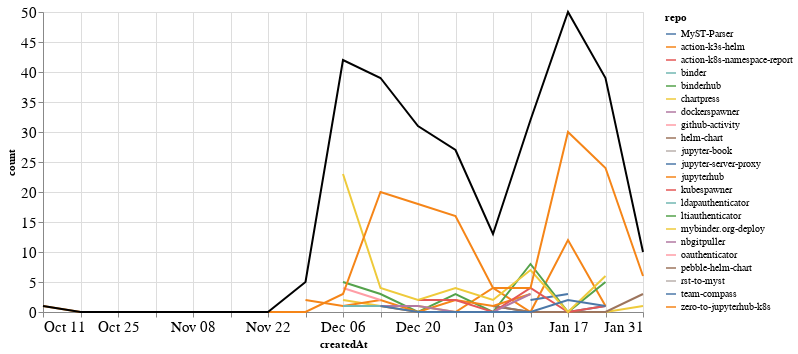

Here is the notebook cell this chart was saved with:
### Markdown cell above
### Comments

### Code cell
comments_time = comments.groupby('repo').resample('W', on='createdAt').count()['author'].reset_index()
comments_time = comments_time.rename(columns={'author': 'count'})
comments_time_total = comments_time.groupby('createdAt').agg({"count": "sum"}).reset_index()
ch1 = alt.Chart(comments_time, width=600).mark_line().encode(
    x='createdAt',
    y='count',
    color='repo',
    tooltip="repo"
)

ch2 = alt.Chart(comments_time_total, width=600).mark_line(color="black").encode(
    x='createdAt',
    y='count',
)

ch1 + ch2

### Figure 1 — Vega-Lite specification as saved in the notebook (floating-point values rounded to 4 significant figures)
{"config": {"axisLeft": {"labelFontSize": 15}, "axisBottom": {"labelFontSize": 15}}, "layer": [{"data": {"name": "data-d0ae50c225280e7e8d86094c98a21b3b"}, "mark": "line", "encoding": {"color": {"type": "nominal", "field": "repo"}, "tooltip": {"type": "nominal", "field": "repo"}, "x": {"type": "temporal", "field": "createdAt"}, "y": {"type": "quantitative", "field": "count"}}, "width": 600}, {"data": {"name": "data-a93921e946dc41a880d643e34010775a"}, "mark": {"type": "line", "color": "black"}, "encoding": {"x": {"type": "temporal", "field": "createdAt"}, "y": {"type": "quantitative", "field": "count"}}, "width": 600}], "$schema": "https://vega.github.io/schema/vega-lite/v4.8.1.json", "datasets": {"data-d0ae50c225280e7e8d86094c98a21b3b": [{"repo": "MyST-Parser", "createdAt": "2021-01-03T00:00:00", "count": 1}, {"repo": "MyST-Parser", "createdAt": "2021-01-10T00:00:00", "count": 0}, {"repo": "MyST-Parser", "createdAt": "2021-01-17T00:00:00", "count": 0}, {"repo": "MyST-Parser", "createdAt": "2021-01-24T00:00:00", "count": 1}, {"repo": "action-k3s-helm", "createdAt": "2020-12-13T00:00:00", "count": 1}, {"repo": "action-k3s-helm", "createdAt": "2020-12-20T00:00:00", "count": 0}, {"repo": "action-k3s-helm", "createdAt": "2020-12-27T00:00:00", "count": 0}, {"repo": "action-k3s-helm", "createdAt": "2021-01-03T00:00:00", "count": 4}, {"repo": "action-k3s-helm", "createdAt": "2021-01-10T00:00:00", "count": 0}, {"repo": "action-k3s-helm", "createdAt": "2021-01-17T00:00:00", "count": 12}, {"repo": "action-k3s-helm", "createdAt": "2021-01-24T00:00:00", "count": 1}, {"repo": "action-k8s-namespace-report", "createdAt": "2021-01-17T00:00:00", "count": 3}, {"repo": "binder", "createdAt": "2020-11-29T00:00:00", "count": 3}, {"repo": "binderhub", "createdAt": "2020-12-06T00:00:00", "count": 5}, {"repo": "binderhub", "createdAt": "2020-12-13T00:00:00", "count": 3}, {"repo": "binderhub", "createdAt": "2020-12-20T00:00:00", "count": 0}, {"repo": "binderhub", "createdAt": "2020-12-27T00:00:00", "count": 3}, {"repo": "binderhub", "createdAt": "2021-01-03T00:00:00", "count": 0}, {"repo": "binderhub", "createdAt": "2021-01-10T00:00:00", "count": 8}, {"repo": "binderhub", "createdAt": "2021-01-17T00:00:00", "count": 0}, {"repo": "binderhub", "createdAt": "2021-01-24T00:00:00", "count": 5}, {"repo": "chartpress", "createdAt": "2020-12-06T00:00:00", "count": 2}, {"repo": "chartpress", "createdAt": "2020-12-13T00:00:00", "count": 1}, {"repo": "chartpress", "createdAt": "2020-12-20T00:00:00", "count": 1}, {"repo": "chartpress", "createdAt": "2020-12-27T00:00:00", "count": 0}, {"repo": "chartpress", "createdAt": "2021-01-03T00:00:00", "count": 0}, {"repo": "chartpress", "createdAt": "2021-01-10T00:00:00", "count": 0}, {"repo": "chartpress", "createdAt": "2021-01-17T00:00:00", "count": 0}, {"repo": "chartpress", "createdAt": "2021-01-24T00:00:00", "count": 0}, {"repo": "chartpress", "createdAt": "2021-01-31T00:00:00", "count": 1}, {"repo": "dockerspawner", "createdAt": "2020-12-20T00:00:00", "count": 7}, {"repo": "github-activity", "createdAt": "2020-12-13T00:00:00", "count": 1}, {"repo": "helm-chart", "createdAt": "2021-01-03T00:00:00", "count": 1}, {"repo": "helm-chart", "createdAt": "2021-01-10T00:00:00", "count": 0}, {"repo": "helm-chart", "createdAt": "2021-01-17T00:00:00", "count": 0}, {"repo": "helm-chart", "createdAt": "2021-01-24T00:00:00", "count": 0}, {"repo": "helm-chart", "createdAt": "2021-01-31T00:00:00", "count": 3}, {"repo": "jupyter-book", "createdAt": "2020-12-13T00:00:00", "count": 1}, {"repo": "jupyter-server-proxy", "createdAt": "2021-01-10T00:00:00", "count": 2}, {"repo": "jupyter-server-proxy", "createdAt": "2021-01-17T00:00:00", "count": 3}, {"repo": "jupyterhub", "createdAt": "2020-11-29T00:00:00", "count": 2}, {"repo": "jupyterhub", "createdAt": "2020-12-06T00:00:00", "count": 1}, {"repo": "jupyterhub", "createdAt": "2020-12-13T00:00:00", "count": 2}, {"repo": "jupyterhub", "createdAt": "2020-12-20T00:00:00", "count": 0}, {"repo": "jupyterhub", "createdAt": "2020-12-27T00:00:00", "count": 2}, {"repo": "jupyterhub", "createdAt": "2021-01-03T00:00:00", "count": 1}, {"repo": "jupyterhub", "createdAt": "2021-01-10T00:00:00", "count": 3}, {"repo": "kubespawner", "createdAt": "2020-12-20T00:00:00", "count": 2}, {"repo": "kubespawner", "createdAt": "2020-12-27T00:00:00", "count": 2}, {"repo": "kubespawner", "createdAt": "2021-01-03T00:00:00", "count": 0}, {"repo": "kubespawner", "createdAt": "2021-01-10T00:00:00", "count": 4}, {"repo": "kubespawner", "createdAt": "2021-01-17T00:00:00", "count": 0}, {"repo": "kubespawner", "createdAt": "2021-01-24T00:00:00", "count": 1}, {"repo": "ldapauthenticator", "createdAt": "2020-12-06T00:00:00", "count": 1}, {"repo": "ldapauthenticator", "createdAt": "2020-12-13T00:00:00", "count": 1}, {"repo": "ltiauthenticator", "createdAt": "2020-12-06T00:00:00", "count": 3}, {"repo": "mybinder.org-deploy", "createdAt": "2020-12-06T00:00:00", "count": 23}, {"repo": "mybinder.org-deploy", "createdAt": "2020-12-13T00:00:00", "count": 4}, {"repo": "mybinder.org-deploy", "createdAt": "2020-12-20T00:00:00", "count": 2}, {"repo": "mybinder.org-deploy", "createdAt": "2020-12-27T00:00:00", "count": 4}, {"repo": "mybinder.org-deploy", "createdAt": "2021-01-03T00:00:00", "count": 2}, {"repo": "mybinder.org-deploy", "createdAt": "2021-01-10T00:00:00", "count": 7}, {"repo": "mybinder.org-deploy", "createdAt": "2021-01-17T00:00:00", "count": 0}, {"repo": "mybinder.org-deploy", "createdAt": "2021-01-24T00:00:00", "count": 6}, {"repo": "nbgitpuller", "createdAt": "2020-12-13T00:00:00", "count": 1}, {"repo": "nbgitpuller", "createdAt": "2020-12-20T00:00:00", "count": 1}, {"repo": "nbgitpuller", "createdAt": "2020-12-27T00:00:00", "count": 0}, {"repo": "nbgitpuller", "createdAt": "2021-01-03T00:00:00", "count": 0}, {"repo": "nbgitpuller", "createdAt": "2021-01-10T00:00:00", "count": 3}, {"repo": "oauthenticator", "createdAt": "2020-12-06T00:00:00", "count": 4}, {"repo": "oauthenticator", "createdAt": "2020-12-13T00:00:00", "count": 2}, {"repo": "pebble-helm-chart", "createdAt": "2020-12-13T00:00:00", "count": 1}, {"repo": "rst-to-myst", "createdAt": "2021-01-10T00:00:00", "count": 1}, {"repo": "team-compass", "createdAt": "2020-12-13T00:00:00", "count": 1}, {"repo": "team-compass", "createdAt": "2020-12-20T00:00:00", "count": 0}, {"repo": "team-compass", "createdAt": "2020-12-27T00:00:00", "count": 0}, {"repo": "team-compass", "createdAt": "2021-01-03T00:00:00", "count": 0}, {"repo": "team-compass", "createdAt": "2021-01-10T00:00:00", "count": 0}, {"repo": "team-compass", "createdAt": "2021-01-17T00:00:00", "count": 2}, {"repo": "team-compass", "createdAt": "2021-01-24T00:00:00", "count": 1}, {"repo": "zero-to-jupyterhub-k8s", "createdAt": "2020-10-11T00:00:00", "count": 1}, {"repo": "zero-to-jupyterhub-k8s", "createdAt": "2020-10-18T00:00:00", "count": 0}, {"repo": "zero-to-jupyterhub-k8s", "createdAt": "2020-10-25T00:00:00", "count": 0}, {"repo": "zero-to-jupyterhub-k8s", "createdAt": "2020-11-01T00:00:00", "count": 0}, {"repo": "zero-to-jupyterhub-k8s", "createdAt": "2020-11-08T00:00:00", "count": 0}, {"repo": "zero-to-jupyterhub-k8s", "createdAt": "2020-11-15T00:00:00", "count": 0}, {"repo": "zero-to-jupyterhub-k8s", "createdAt": "2020-11-22T00:00:00", "count": 0}, {"repo": "zero-to-jupyterhub-k8s", "createdAt": "2020-11-29T00:00:00", "count": 0}, {"repo": "zero-to-jupyterhub-k8s", "createdAt": "2020-12-06T00:00:00", "count": 3}, {"repo": "zero-to-jupyterhub-k8s", "createdAt": "2020-12-13T00:00:00", "count": 20}, {"repo": "zero-to-jupyterhub-k8s", "createdAt": "2020-12-20T00:00:00", "count": 18}, {"repo": "zero-to-jupyterhub-k8s", "createdAt": "2020-12-27T00:00:00", "count": 16}, {"repo": "zero-to-jupyterhub-k8s", "createdAt": "2021-01-03T00:00:00", "count": 4}, {"repo": "zero-to-jupyterhub-k8s", "createdAt": "2021-01-10T00:00:00", "count": 4}, {"repo": "zero-to-jupyterhub-k8s", "createdAt": "2021-01-17T00:00:00", "count": 30}, {"repo": "zero-to-jupyterhub-k8s", "createdAt": "2021-01-24T00:00:00", "count": 24}, {"repo": "zero-to-jupyterhub-k8s", "createdAt": "2021-01-31T00:00:00", "count": 6}], "data-a93921e946dc41a880d643e34010775a": [{"createdAt": "2020-10-11T00:00:00", "count": 1}, {"createdAt": "2020-10-18T00:00:00", "count": 0}, {"createdAt": "2020-10-25T00:00:00", "count": 0}, {"createdAt": "2020-11-01T00:00:00", "count": 0}, {"createdAt": "2020-11-08T00:00:00", "count": 0}, {"createdAt": "2020-11-15T00:00:00", "count": 0}, {"createdAt": "2020-11-22T00:00:00", "count": 0}, {"createdAt": "2020-11-29T00:00:00", "count": 5}, {"createdAt": "2020-12-06T00:00:00", "count": 42}, {"createdAt": "2020-12-13T00:00:00", "count": 39}, {"createdAt": "2020-12-20T00:00:00", "count": 31}, {"createdAt": "2020-12-27T00:00:00", "count": 27}, {"createdAt": "2021-01-03T00:00:00", "count": 13}, {"createdAt": "2021-01-10T00:00:00", "count": 32}, {"createdAt": "2021-01-17T00:00:00", "count": 50}, {"createdAt": "2021-01-24T00:00:00", "count": 39}, {"createdAt": "2021-01-31T00:00:00", "count": 10}]}}
